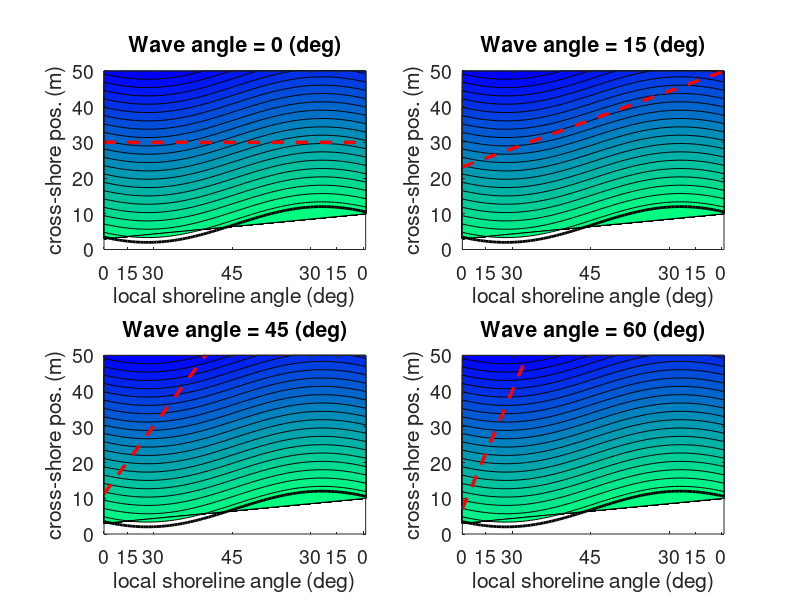

MATLAB code for this plot:
% initialize
slope = 0.01;
x = (0:1:100);
y = (0:1:50);
h = zeros(length(y), length(x));
wave_angle_deep = [0, 15, 45, 60];

phases = linspace(pi/4, 7*pi/4, length(x));
shoreline = -5.*sin(phases) + 7;
angles = rad2deg(atan(-cos(phases)));

% build bathy grid
for r = 1:length(y)
    for col = 1:length(x)
        if r <= shoreline(col)
            h(r, col) = nan; % land
        else
            h(r, col) = - slope * (r - shoreline(col)); % depth (m)
        end
    end
end

hfig = figure();
set(hfig, 'position', [200, 200, 800, 500]);      
for i = (1:4)
    subplot(2, 2, i);
    % plot bathy 

    contourf(x, y, h, 20);
    hold('on');
    plot(x, shoreline, 'k-', 'linewidth', 2);

    % initialize wave vector
    break_depth = 30;
    alpha = deg2rad(wave_angle_deep(i));
    if sin(alpha) > 0 % anchor to left side
        left_y = break_depth - ((break_depth-shoreline(1))*sin(alpha));
        right_y = left_y + (tan(alpha)*x(end));
    else % anchor to right side
        right_y = break_depth + ((break_depth-shoreline(end))*sin(alpha));
        left_y = right_y - (tan(alpha)*x(end));
    end

    % plot wave crest
    plot([0, x(end)], [left_y, right_y], '--r', 'linewidth', 2.5);

    colormap('winter');
    ticks = [1, 10, 20, 50, 80, 90,100];
    xticks(x(ticks));
    xticklabels([0,15, 30, 45, 30, 15, 0]);
    ylabel('cross-shore pos. (m)');   
    xlabel('local shoreline angle (deg)');
    title(['Wave angle = ', num2str(abs(wave_angle_deep(i))), ' (deg)'])
    set(gca, 'color', 'yellow', 'fontsize', 14);
    ylim([0, y(end)]);
    xlim([0, x(end)]); 
end